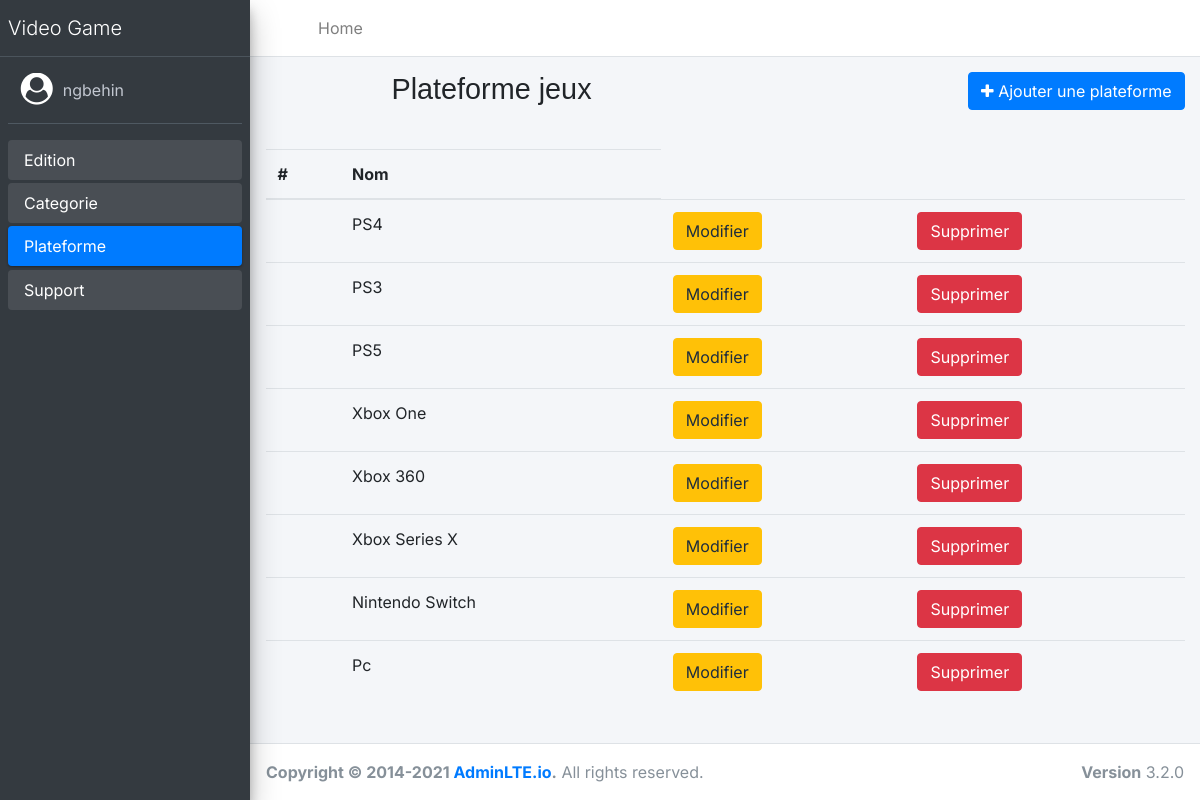
The app's page /admin/plateforme.php (signed in) with its own data.
### tables this page shows
CREATE TABLE `utilisateur` (
  `id` int(11) NOT NULL,
  `nom` varchar(255) NOT NULL,
  `prenom` varchar(255) NOT NULL,
  `mail` varchar(250) NOT NULL,
  `password` varchar(255) NOT NULL,
  `role_id` int(11) NOT NULL
);

CREATE TABLE `plateforme` (
  `id` int(11) NOT NULL,
  `nom` varchar(250) NOT NULL
);

### app/Database.php (called while the page is built, shortened)
<?php
Class Database{
    private $dbname;
    private $dbuser;
    private $dbpwd;
    private $pdo;
    public function __construct( $dbname, $host = '127.0.0.1' , $dbuser= 'root', $dbpwd= 'videogame')
    {
        $this->dbname= $dbname;
        $this->dbuser= $dbuser;
        $this->dbpwd= $dbpwd;
    }
    public function getPDO()
    {
        return $this->pdo?? $this->pdo = new PDO("mysql:host=127.0.0.1;dbname={$this->dbname}", $this->dbuser, $this->dbpwd);
    }
}

### app/models/function.php (called while the page is built, shortened)
<?php
function getUser($userId, $db){
    $stmt = $db->getPDO()->prepare('SELECT * FROM  utilisateur WHERE id= :userId');
    $stmt->execute([
        'userId' => $userId,
    ]);
    $user = $stmt->fetch(PDO::FETCH_ASSOC);
    return $user;
}
function getPlateforme($db){
    $stmt = $db->getPDO()->prepare('SELECT * FROM plateforme');
    $stmt->execute();
    $datas= $stmt->fetchAll(PDO::FETCH_ASSOC);
    return $datas;
}

### app/controllers/PlateformeController.php (called while the page is built, shortened)
<?php
$user= getUser($_SESSION['userid'], $db);
$plateformes = getPlateforme($db);

### public/admin/plateforme.php (the view, shortened to what this page needs)
<?php
require '../../app/models/function.php';
$db = new Database('videogame');
require '../../app/controllers/PlateformeController.php';
?>
<!DOCTYPE html>
<html lang="en">
<head>
    <link rel="stylesheet" href="https://maxcdn.bootstrapcdn.com/font-awesome/4.7.0/css/font-awesome.min.css">
    <link rel="stylesheet" href="https://stackpath.bootstrapcdn.com/bootstrap/4.3.1/css/bootstrap.min.css">
    <link rel="stylesheet" href="../css/adminlte.min.css">
    <link rel="stylesheet" href="../css/style.css">
</head>
<body class="hold-transition sidebar-mini">
    <div class="wrapper">
        <nav class="main-header navbar navbar-expand navbar-white navbar-light">
            <ul class="navbar-nav">
                <li class="nav-item">
                    <a class="nav-link" data-widget="pushmenu" href="#" role="button"><i class="fas fa-bars"></i></a>
                </li>
                <li class="nav-item d-none d-sm-inline-block">
                    <a href="../index.php" class="nav-link">Home</a>
                </li>
            </ul>
        </nav>
        <aside class="main-sidebar sidebar-dark-primary elevation-4">
            <a href="../index.php" class="brand-link">
                <span class="brand-text font-weight-light">Video Game</span>
            </a>
            <div class="sidebar">
                <div class="user-panel mt-3 pb-3 mb-3 d-flex">
                    <div style="color: white;" class="image">
                        <i class="fa fa-user-circle fa-2x" aria-hidden="true"></i>
                    </div>
                    <div class="info">
                        <a href="#" class="d-block"><?=$user['nom']?></a>
                    </div>
                </div>
                <nav class="mt-2">
                    <ul class="nav nav-pills nav-sidebar flex-column" data-widget="treeview" role="menu" data-accordion="false">
                        <li class="nav-item menu-open">
                            <a href="dashboard.php" class="nav-link">
                                <p>
                                    Edition
                                </p>
                            </a>
                        </li>
                        <li class="nav-item menu-open">
                            <a href="categorie.php" class="nav-link">
                                <p>
                                    Categorie
                                </p>
                            </a>
                        </li>
                        <li class="nav-item menu-open">
                            <a href="plateforme.php" class="nav-link active">
                                <p>
                                    Plateforme
                                </p>
                            </a>
                        </li>
                        <li class="nav-item menu-open">
                            <a href="support.php" class="nav-link ">
                                <p>
                                    Support
                                </p>
                            </a>
                        </li>
                    </ul>
                </nav>
            </div>
        </aside>
        <div class="content-wrapper">
            <div class="content-header">
                <div class="container-fluid">
                    <div class="row mb-2">
                        <div class="col-sm-6">
                            <h1 class="m-0">Plateforme jeux</h1>
                        </div>
                        <div class="col-sm-6">
                            <ol class="float-sm-right">
                                <a name="" id="" class="btn btn-primary" href="addplateforme.php" role="button"><i class="fa fa-plus fa-" aria-hidden="true"></i> Ajouter une plateforme</a>
                            </ol>
                        </div>
                    </div>
                </div>
            </div>
            <div class="content">
                <div class="container-fluid">
                    <table class="table table-hover">
                        <thead>
                            <tr>
                                <th>#</th>
                                <th>Nom </th>
                            </tr>
                        </thead>
                        <tbody>
                            <?php foreach($plateformes as $plateforme):?>
                            <tr>
                                <td scope="row"><img height="65px"  src="<?=$plateforme['nom']?>" alt=""></td>
                                <td><?=$plateforme['nom']?></td>
                                <td><a name="" id="" class="btn btn-warning" href="updateplateforme.php?plateforme=<?=$plateforme['id']?>" role="button">Modifier</a></td>
                                <td><a name="" id="" class="btn btn-danger" href="deleteplatforme.php?plateforme=<?=$plateforme['id']?>" role="button">Supprimer</a></td>
                            </tr>
                            <?php endforeach; ?>
                        </tbody>
                    </table>
                </div>
            </div>
        </div>
        <footer class="main-footer">
            <strong>Copyright &copy; 2014-2021 <a href="https://adminlte.io">AdminLTE.io</a>.</strong> All rights reserved.
            <div class="float-right d-none d-sm-inline-block">
                <b>Version</b> 3.2.0
            </div>
        </footer>
    </div>
</body>
</html>

### public/css/style.css (style rules this page uses)
body { background-color: #f7f7f7; font-family: 'Inter', sans-serif; margin: 0px; }
h1 { font-family: 'Helvetica'; font-size: 44px; text-align: center; margin-top: 60px; }

### records on screen
utilisateur: nom "ngbehin"
plateforme: nom "PS4"
plateforme: nom "PS3"
plateforme: nom "PS5"
plateforme: nom "Xbox One"
plateforme: nom "Xbox 360"
plateforme: nom "Xbox Series X"
plateforme: nom "Nintendo Switch"
plateforme: nom "Pc"
